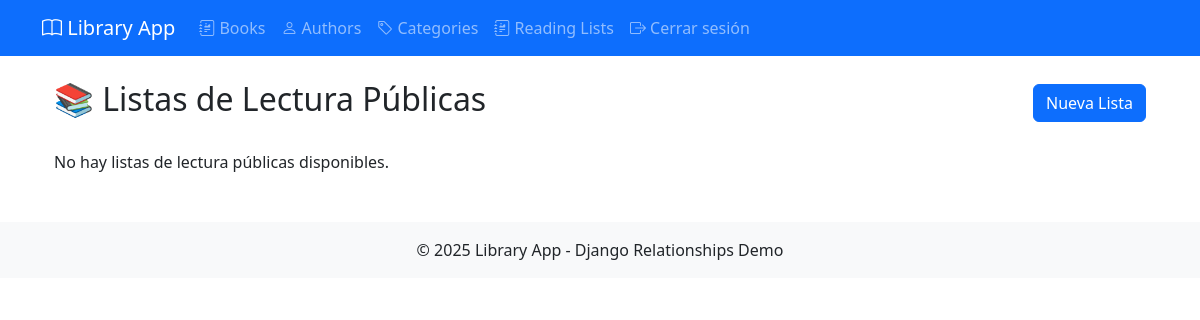
The page /reading-lists/ (signed in) on the database as committed earlier.
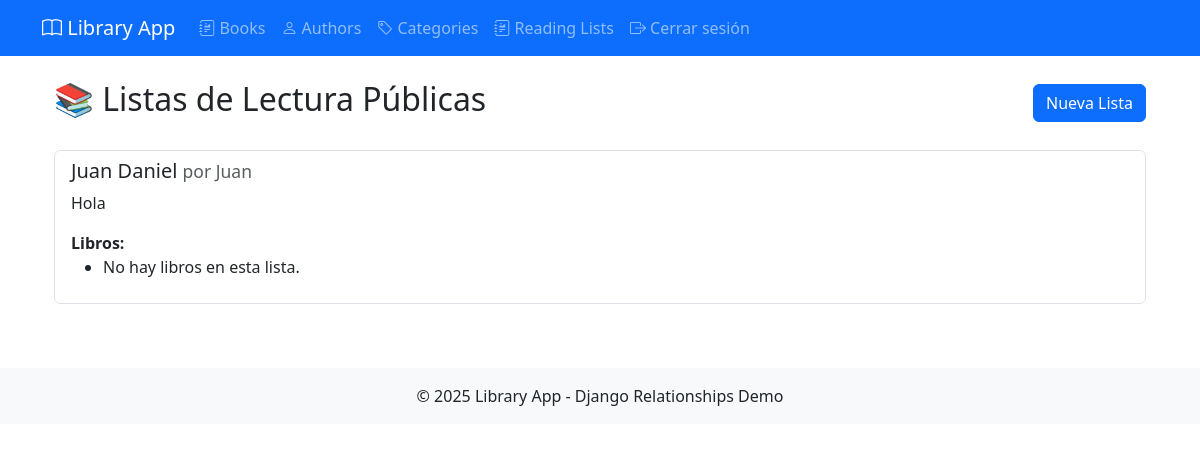
The same page on the database as committed later.
### users/models.py (models this page shows, shortened)
class ReadingList(models.Model):
    user = models.ForeignKey(LibraryUser, on_delete=models.CASCADE, related_name='reading_lists')
    name = models.CharField(max_length=100)
    description = models.TextField(blank=True)
    books = models.ManyToManyField(Book, related_name='in_reading_lists')
    is_public = models.BooleanField(default=False)
    created_at = models.DateTimeField(auto_now_add=True)

class LibraryUser(AbstractUser):
    bio = models.TextField(blank=True)
    favorite_categories = models.ManyToManyField(Category, blank=True, related_name='fans')
    profile_image = models.ImageField(upload_to='user_profiles/', blank=True)

### users/views.py (the view)
# urls.py: path('reading-lists/', views.all_reading_list, name='all_reading_list'),
@login_required
def all_reading_list(request):
    books_queryset = Book.objects.all()
    reading_lists = ReadingList.objects.filter(is_public=True).prefetch_related(
        Prefetch('books', queryset=books_queryset),  # Precarga los libros
        'user'
    )
    return render(request, 'users/all_reading_list.html', {'reading_lists': reading_lists})

### users/templates/users/all_reading_list.html (shortened to what this page needs)
{% extends 'base.html' %}
{% block content %}
<div class="container mt-4">
    <div class="d-flex justify-content-between align-items-center mb-4">
        <h2>📚 Listas de Lectura Públicas</h2>
        <a href="{% url 'create_reading_list' %}" class="btn btn-primary">
            Nueva Lista
        </a>
    </div>
    {% if reading_lists %}
        <div class="list-group">
            {% for lista in reading_lists %}
                <div class="list-group-item mb-3">
                    <h5>{{ lista.name }} <small class="text-muted">por {{ lista.user.username }}</small></h5>
                    <p>{{ lista.description }}</p>
                    <strong>Libros:</strong>
                    <ul>
                        {% for libro in lista.books.all %}
                            <li>{{ libro.title }}</li>
                        {% empty %}
                            <li>No hay libros en esta lista.</li>
                        {% endfor %}
                    </ul>
                </div>
            {% endfor %}
        </div>
    {% else %}
        <p>No hay listas de lectura públicas disponibles.</p>
    {% endif %}
</div>
{% endblock %}

Rows that differ between the two databases and show on the page:
added ReadingList: name "Juan Daniel", user.username "Juan", description "Hola"
Other text that changed with them:
text no longer shown: "No hay listas de lectura públicas disponibles."
